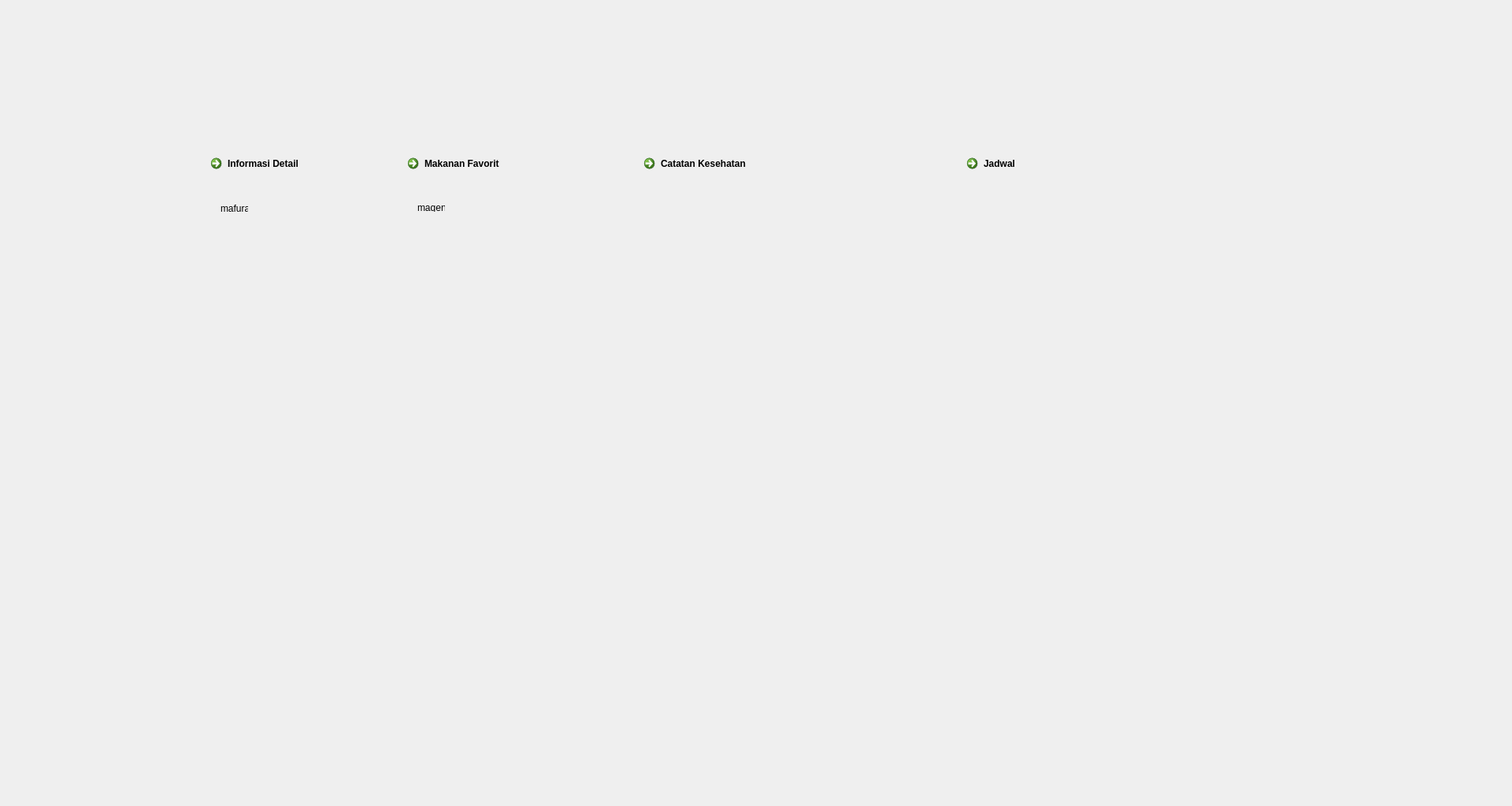
<?xml version="1.0" encoding="UTF-8"?>
<ui version="4.0">
 <class>Dialog</class>
 <widget class="QDialog" name="Dialog">
  <property name="geometry">
   <rect>
    <x>0</x>
    <y>0</y>
    <width>1920</width>
    <height>1024</height>
   </rect>
  </property>
  <property name="sizePolicy">
   <sizepolicy hsizetype="MinimumExpanding" vsizetype="MinimumExpanding">
    <horstretch>30</horstretch>
    <verstretch>30</verstretch>
   </sizepolicy>
  </property>
  <property name="windowTitle">
   <string>PowerPet</string>
  </property>
  <property name="sizeGripEnabled">
   <bool>false</bool>
  </property>
  <property name="modal">
   <bool>false</bool>
  </property>
  <widget class="QCommandLinkButton" name="commandLinkButton">
   <property name="geometry">
    <rect>
     <x>260</x>
     <y>190</y>
     <width>221</width>
     <height>41</height>
    </rect>
   </property>
   <property name="text">
    <string>Informasi Detail</string>
   </property>
  </widget>
  <widget class="QCommandLinkButton" name="commandLinkButton_2">
   <property name="geometry">
    <rect>
     <x>510</x>
     <y>190</y>
     <width>251</width>
     <height>41</height>
    </rect>
   </property>
   <property name="text">
    <string>Makanan Favorit</string>
   </property>
  </widget>
  <widget class="QCommandLinkButton" name="commandLinkButton_3">
   <property name="geometry">
    <rect>
     <x>1220</x>
     <y>190</y>
     <width>251</width>
     <height>41</height>
    </rect>
   </property>
   <property name="text">
    <string>Jadwal</string>
   </property>
  </widget>
  <widget class="QCommandLinkButton" name="commandLinkButton_4">
   <property name="geometry">
    <rect>
     <x>810</x>
     <y>190</y>
     <width>321</width>
     <height>41</height>
    </rect>
   </property>
   <property name="text">
    <string>Catatan Kesehatan</string>
   </property>
  </widget>
  <widget class="QStackedWidget" name="stackedWidget">
   <property name="geometry">
    <rect>
     <x>250</x>
     <y>240</y>
     <width>221</width>
     <height>111</height>
    </rect>
   </property>
   <property name="currentIndex">
    <number>1</number>
   </property>
   <widget class="QWidget" name="page_3">
    <widget class="QLabel" name="label_2">
     <property name="geometry">
      <rect>
       <x>40</x>
       <y>30</y>
       <width>35</width>
       <height>10</height>
      </rect>
     </property>
     <property name="text">
      <string>enti</string>
     </property>
    </widget>
   </widget>
   <widget class="QWidget" name="page_4">
    <widget class="QLabel" name="label_6">
     <property name="geometry">
      <rect>
       <x>30</x>
       <y>20</y>
       <width>35</width>
       <height>10</height>
      </rect>
     </property>
     <property name="text">
      <string>mafura</string>
     </property>
    </widget>
   </widget>
  </widget>
  <widget class="QStackedWidget" name="stackedWidget_2">
   <property name="geometry">
    <rect>
     <x>520</x>
     <y>249</y>
     <width>120</width>
     <height>91</height>
    </rect>
   </property>
   <property name="currentIndex">
    <number>0</number>
   </property>
   <widget class="QWidget" name="page_5">
    <widget class="QLabel" name="label_7">
     <property name="geometry">
      <rect>
       <x>10</x>
       <y>10</y>
       <width>35</width>
       <height>10</height>
      </rect>
     </property>
     <property name="text">
      <string>magen</string>
     </property>
    </widget>
   </widget>
   <widget class="QWidget" name="page_6">
    <widget class="QLabel" name="label_8">
     <property name="geometry">
      <rect>
       <x>10</x>
       <y>20</y>
       <width>35</width>
       <height>10</height>
      </rect>
     </property>
     <property name="text">
      <string>saken</string>
     </property>
    </widget>
   </widget>
  </widget>
 </widget>
 <resources>
  <include location="../Assets/resource.qrc"/>
 </resources>
 <connections/>
</ui>
